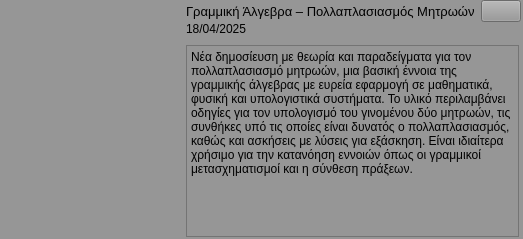
                      <widget class="QWidget" name="widget_30" native="true">
                       <property name="minimumSize">
                        <size>
                         <width>0</width>
                         <height>0</height>
                        </size>
                       </property>
                       <property name="maximumSize">
                        <size>
                         <width>16777215</width>
                         <height>16777215</height>
                        </size>
                       </property>
                       <property name="styleSheet">
                        <string notr="true">background-color: rgb(150, 150, 150);</string>
                       </property>
                       <layout class="QHBoxLayout" name="horizontalLayout_13">
                        <property name="spacing">
                         <number>7</number>
                        </property>
                        <property name="leftMargin">
                         <number>0</number>
                        </property>
                        <property name="topMargin">
                         <number>0</number>
                        </property>
                        <property name="rightMargin">
                         <number>0</number>
                        </property>
                        <property name="bottomMargin">
                         <number>0</number>
                        </property>
                        <item alignment="Qt::AlignLeft">
                         <widget class="QWidget" name="widget_31" native="true">
                          <layout class="QVBoxLayout" name="verticalLayout_28">
                           <property name="leftMargin">
                            <number>0</number>
                           </property>
                           <property name="topMargin">
                            <number>0</number>
                           </property>
                           <property name="rightMargin">
                            <number>0</number>
                           </property>
                           <property name="bottomMargin">
                            <number>0</number>
                           </property>
                           <item>
                            <widget class="QLabel" name="label_28">
                             <property name="minimumSize">
                              <size>
                               <width>170</width>
                               <height>100</height>
                              </size>
                             </property>
                             <property name="whatsThis">
                              <string>&lt;html&gt;&lt;head/&gt;&lt;body&gt;&lt;p&gt;&lt;img src=&quot;:/material_design/icons/material_design/unsplash_IyaNci0CyRk.png&quot;/&gt;&lt;/p&gt;&lt;/body&gt;&lt;/html&gt;</string>
                             </property>
                             <property name="styleSheet">
                              <string notr="true"/>
                             </property>
                             <property name="text">
                              <string/>
                             </property>
                             <property name="alignment">
                              <set>Qt::AlignCenter</set>
                             </property>
                            </widget>
                           </item>
                          </layout>
                         </widget>
                        </item>
                        <item>
                         <widget class="QWidget" name="widget_32" native="true">
                          <property name="minimumSize">
                           <size>
                            <width>0</width>
                            <height>0</height>
                           </size>
                          </property>
                          <layout class="QVBoxLayout" name="verticalLayout_29">
                           <property name="spacing">
                            <number>0</number>
                           </property>
                           <property name="topMargin">
                            <number>0</number>
                           </property>
                           <property name="rightMargin">
                            <number>2</number>
                           </property>
                           <property name="bottomMargin">
                            <number>0</number>
                           </property>
                           <item alignment="Qt::AlignTop">
                            <widget class="QWidget" name="widget_33" native="true">
                             <layout class="QGridLayout" name="gridLayout_6">
                              <property name="leftMargin">
                               <number>0</number>
                              </property>
                              <property name="topMargin">
                               <number>0</number>
                              </property>
                              <property name="rightMargin">
                               <number>0</number>
                              </property>
                              <property name="verticalSpacing">
                               <number>0</number>
                              </property>
                              <item row="1" column="0">
                               <widget class="QLabel" name="label_29">
                                <property name="text">
                                 <string>18/04/2025</string>
                                </property>
                               </widget>
                              </item>
                              <item row="0" column="2">
                               <widget class="QPushButton" name="pushButton_13">
                                <property name="sizePolicy">
                                 <sizepolicy hsizetype="Fixed" vsizetype="Fixed">
                                  <horstretch>0</horstretch>
                                  <verstretch>0</verstretch>
                                 </sizepolicy>
                                </property>
                                <property name="text">
                                 <string/>
                                </property>
                                <property name="icon">
                                 <iconset resource="../Qss/icons/_icons.qrc">
                                  <normaloff>:/feather/icons/feather/arrow-right.png</normaloff>:/feather/icons/feather/arrow-right.png</iconset>
                                </property>
                                <property name="autoDefault">
                                 <bool>false</bool>
                                </property>
                               </widget>
                              </item>
                              <item row="0" column="0" colspan="2">
                               <widget class="QLabel" name="label_30">
                                <property name="font">
                                 <font>
                                  <pointsize>10</pointsize>
                                  <italic>false</italic>
                                  <bold>false</bold>
                                  <underline>false</underline>
                                  <strikeout>false</strikeout>
                                  <kerning>true</kerning>
                                 </font>
                                </property>
                                <property name="text">
                                 <string>Γραμμική Άλγεβρα – Πολλαπλασιασμός Μητρωών</string>
                                </property>
                                <property name="textFormat">
                                 <enum>Qt::AutoText</enum>
                                </property>
                                <property name="scaledContents">
                                 <bool>false</bool>
                                </property>
                                <property name="wordWrap">
                                 <bool>false</bool>
                                </property>
                               </widget>
                              </item>
                             </layout>
                            </widget>
                           </item>
                           <item>
                            <widget class="QWidget" name="widget_34" native="true">
                             <layout class="QVBoxLayout" name="verticalLayout_30">
                              <property name="spacing">
                               <number>0</number>
                              </property>
                              <property name="leftMargin">
                               <number>0</number>
                              </property>
                              <property name="topMargin">
                               <number>0</number>
                              </property>
                              <property name="rightMargin">
                               <number>2</number>
                              </property>
                              <property name="bottomMargin">
                               <number>2</number>
                              </property>
                              <item>
                               <widget class="QTextBrowser" name="textBrowser_6">
                                <property name="html">
                                 <string>&lt;!DOCTYPE HTML PUBLIC &quot;-//W3C//DTD HTML 4.0//EN&quot; &quot;http://www.w3.org/TR/REC-html40/strict.dtd&quot;&gt;
&lt;html&gt;&lt;head&gt;&lt;meta name=&quot;qrichtext&quot; content=&quot;1&quot; /&gt;&lt;meta charset=&quot;utf-8&quot; /&gt;&lt;style type=&quot;text/css&quot;&gt;
p, li { white-space: pre-wrap; }
hr { height: 1px; border-width: 0; }
li.unchecked::marker { content: &quot;\2610&quot;; }
li.checked::marker { content: &quot;\2612&quot;; }
&lt;/style&gt;&lt;/head&gt;&lt;body style=&quot; font-family:'Sans Serif'; font-size:9pt; font-weight:400; font-style:normal;&quot;&gt;
&lt;p style=&quot; margin-top:0px; margin-bottom:0px; margin-left:0px; margin-right:0px; -qt-block-indent:0; text-indent:0px;&quot;&gt;&lt;span style=&quot; font-family:'MS Shell Dlg 2';&quot;&gt;Νέα δημοσίευση με θεωρία και παραδείγματα για τον πολλαπλασιασμό μητρωών, μια βασική έννοια της γραμμικής άλγεβρας με ευρεία εφαρμογή σε μαθηματικά, φυσική και υπολογιστικά συστήματα. Το υλικό περιλαμβάνει οδηγίες για τον υπολογισμό του γινομένου δύο μητρωών, τις συνθήκες υπό τις οποίες είναι δυνατός ο πολλαπλασιασμός, καθώς και ασκήσεις με λύσεις για εξάσκηση. Είναι ιδιαίτερα χρήσιμο για την κατανόηση εννοιών όπως οι γραμμικοί μετασχηματισμοί και η σύνθεση πράξεων.&lt;/span&gt;&lt;/p&gt;&lt;/body&gt;&lt;/html&gt;</string>
                                </property>
                               </widget>
                              </item>
                             </layout>
                            </widget>
                           </item>
                          </layout>
                         </widget>
                        </item>
                       </layout>
                      </widget>
